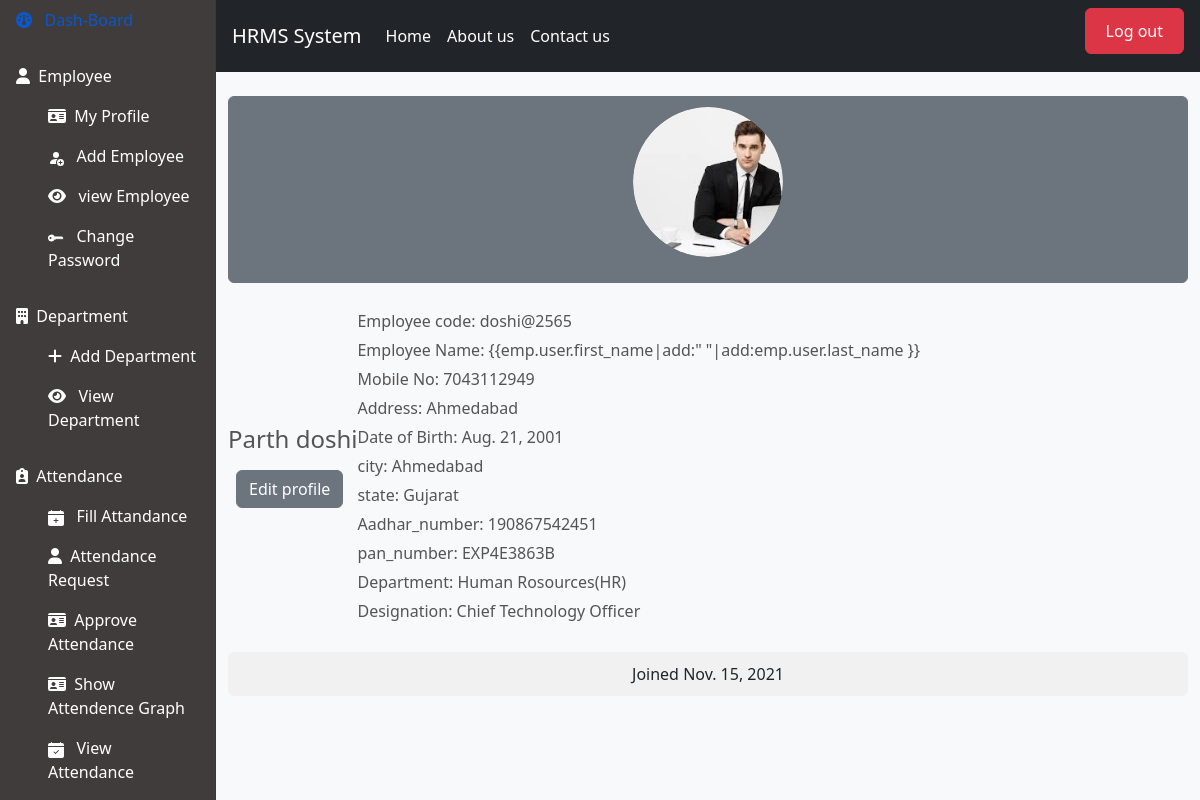
Screenshot of /my_profile/ (signed in) with the database file from the repository.
### hr/models.py (models this page shows, shortened)
class Employee(models.Model):
    user = models.ForeignKey(User,on_delete=models.CASCADE)
    id = models.BigAutoField(primary_key=True)
    emp_code = models.CharField(unique=True, max_length=20) #emp id for login
    profile = models.ImageField(upload_to="images",blank=True,null=True)
    email = models.EmailField()
    mobile_number = models.CharField(max_length=13,null=True,blank=True)
    date_of_birth = models.DateField()
    employee_address = models.TextField(max_length=1000)
    city_id = models.ForeignKey(City, null=True, blank=True, on_delete=models.CASCADE)
    state_id = models.ForeignKey(State, null=True, blank=True, on_delete=models.CASCADE)
    aadhar_number = models.CharField(max_length=12, null=True, blank=True,unique=True)
    pan_number = models.CharField(max_length=10, null=True, blank=True,unique=True)
    dep_id = models.ForeignKey(Department, null=True, blank=True, on_delete=models.CASCADE)
    designation_id = models.ForeignKey(Designation, null=True, blank=True, on_delete=models.CASCADE)
    date_of_joining = models.DateField()
    is_hr = models.BooleanField(default=False)
    is_employee = models.BooleanField(default=False)

class City(models.Model):
    id = models.BigAutoField(primary_key=True)
    name = models.CharField(max_length=50)
    def __str__(self):
        return self.name

class State(models.Model):
    id = models.BigAutoField(primary_key=True)
    name = models.CharField(max_length=50)
    def __str__(self):
        return self.name

class Department(models.Model):
    id = models.BigAutoField(unique=True, primary_key=True)
    department_name=models.CharField(max_length=50)
    added_by = models.ForeignKey(User, on_delete=models.CASCADE, default=None, null=True, blank=True)
    def __str__(self):
        return self.department_name

class Designation(models.Model):
    id = models.BigAutoField(unique=True,primary_key=True)
    name = models.CharField(max_length=50)
    def __str__(self):
        return self.name

### hr/views.py (the view)
# urls.py: path('my_profile/',my_profile,name='my_profile'),
def my_profile(request):
    if request.session.get('username'):
        user = User.objects.filter(username=request.session.get('username'))
        emp_id = Employee.objects.filter(user=user[0])
        print(emp_id[0].is_hr)
        context = {
            'username': request.session.get('username'),
            'emp': emp_id[0],
            'is_hr': emp_id[0].is_hr
        }
    else:
        context = {}
    return render(request,'my_profile.html',context)

### hr/templates/my_profile.html (shortened to what this page needs)
{% extends "index.html" %} {% load static %} {% block mycontent %}
<div class="container my-4">
    <button class="btn btn-secondary">
        <div class="round-image-container">
            <img src="{% if emp.profile %}{{ emp.profile.url }}{% else %}{% static 'images/emp.profile' %}{% endif %}"
                class="round-image" />
        </div>
    </button>
    <div class="container-item">
        <div class="text mt-3">
            <span class="fs-4">{{ emp.user.first_name|add:" " }}{{ emp.user.last_name }}</span>
            <a href="{% url 'update_employee' emp.id %}" class="btn btn-secondary m-2"> Edit profile</a>
        </div>
        <div class="text mt-3">
            <span>Employee code: {{ emp.emp_code }}</span>
            <span>Employee Name: {{emp.user.first_name|add:" "|add:emp.user.last_name
                }}</span>
            <span>Mobile No: {{emp.mobile_number}}</span>
            <span>Address: {{ emp.employee_address }}</span>
            <span>Date of Birth: {{ emp.date_of_birth }}</span>
            <span>city: {{emp.city_id}}</span>
            <span>state: {{ emp.state_id }}</span>
            <span>Aadhar_number: {{ emp.aadhar_number }}</span>
            <span>pan_number: {{ emp.pan_number }}</span>
            <span>Department: {{ emp.dep_id }}</span>
            <span>Designation: {{ emp.designation_id }}</span>
        </div>
    </div>
    <div class="px-2 rounded mt-4 date">
        <span class="join">Joined {{emp.date_of_joining}}</span>
    </div>
</div>
{% endblock %}

### hr/static/css/style.css (style rules this page uses)
* { margin: 0; padding: 0; box-sizing: border-box; }
input, button,textarea { width: 100%; padding-left: 20px; margin-bottom: 10px; border-radius: 5px; border: 1px solid #ccc; padding: 10px 20px !important; }

### hr/templates/my_profile.html (style rules this page uses)
.round-image-container { display: block; margin: 0px auto; width: 150px; height: 150px; overflow: hidden; border-radius: 50%; margin-bottom: 15px; }
.round-image { width: 100%; height: 100%; object-fit: cover; border-radius: 50%; }
.text { font-size: 16px; color: #545454; margin-top: 15px; }
.text span { display: block; margin-bottom: 5px; }
.px-2.rounded.mt-4.date { background-color: #f1f1f1; padding: 10px; border-radius: 8px; text-align: center; margin-top: 20px; }
.container-item { display: flex; align-items: center; }

### rows the page displays
Employee: profile (picture), user.first_name|add "Parth", user.last_name "doshi", emp_code "doshi@2565", mobile_number "7043112949", employee_address "Ahmedabad", date_of_birth "Aug. 21, 2001", city_id "Ahmedabad", state_id "Gujarat", aadhar_number "190867542451", pan_number "EXP4E3863B", dep_id "Human Rosources(HR)", designation_id "Chief Technology Officer", date_of_joining "Nov. 15, 2021"
